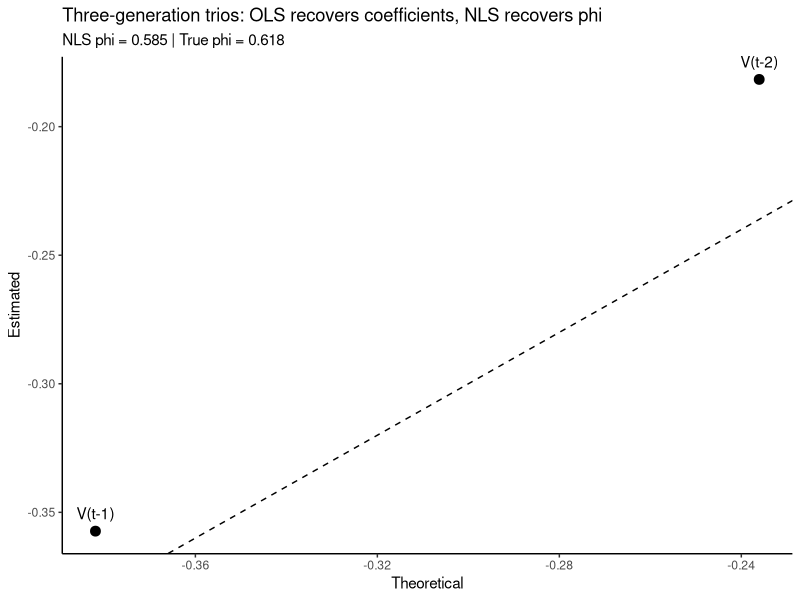
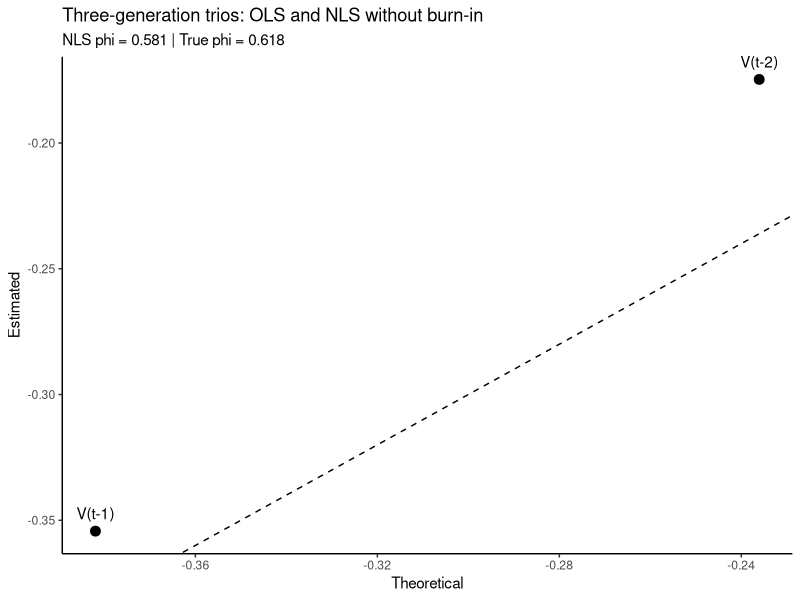

Generate these figures, in order, with R:
############################################################
## Bias-corrected simulation:
## GDL process vs 3-generation approximation
############################################################

#set.seed(123)
############################################################
## Simulation: test OLS and NLS estimation using only 
## three-generation trios from full GDL model
############################################################

set.seed(123)
library(ggplot2)

## ---------------------------
## True parameters
## ---------------------------
phi_true <- (sqrt(5) - 1) / 2
alpha <- phi_true
beta  <- phi_true

true_c1 <- -alpha * beta
true_c2 <- -alpha * beta^2

cat("Theoretical coefficients:\n")
cat("V(t-1):", round(true_c1, 3), "\n")
cat("V(t-2):", round(true_c2, 3), "\n\n")

## ---------------------------
## Simulation parameters
## ---------------------------
n_embryos <- 105
lineages_per_embryo <- 30
max_gen <- 10          # finite lineage length
burn_in <- 20          # to stabilize GDL kernel
noise_sd <- 0.2

## ---------------------------
## Function to simulate one lineage (full GDL)
## ---------------------------
simulate_lineage <- function(phi, T, burn_in, noise_sd) {
  total_T <- T + burn_in
  V <- numeric(total_T)
  V[1] <- rnorm(1)
  
  for (t in 2:total_T) {
    feedback <- sum(phi^(1:(t - 1)) * V[(t - 1):1])
    V[t] <- -phi * feedback + rnorm(1, 0, noise_sd)
  }
  
  # Return only biologically observable window
  V[(burn_in + 1):total_T]
}

## ---------------------------
## Generate pooled data (all embryos)
## ---------------------------
V_t <- numeric()
V_t1 <- numeric()
V_t2 <- numeric()

for (emb in 1:n_embryos) {
  for (lin in 1:lineages_per_embryo) {
    V <- simulate_lineage(phi_true, max_gen, burn_in, noise_sd)
    
    # Only extract 3-generation trios for regression
    for (t in 3:max_gen) {
      V_t  <- c(V_t,  V[t])
      V_t1 <- c(V_t1, V[t - 1])
      V_t2 <- c(V_t2, V[t - 2])
    }
  }
}

df <- data.frame(V_t, V_t1, V_t2)
cat("Total three-generation trios:", nrow(df), "\n\n")

## ---------------------------
## 1) OLS estimation (linear model)
## ---------------------------
fit_ols <- lm(V_t ~ V_t1 + V_t2 - 1, data = df)
summary(fit_ols)

est_ols <- coef(fit_ols)

## ---------------------------
## 2) NLS estimation (α = β = phi)
## ---------------------------
# Define residual function using only V_t, V_t1, V_t2
nls_fit <- nls(
  V_t ~ -phi^2 * V_t1 - phi^3 * V_t2,
  start = list(phi = 0.5),
  algorithm = "port",
  lower = 0,
  upper = 1,
  data = df
)

phi_est <- coef(nls_fit)["phi"]

## ---------------------------
## Compare results
## ---------------------------
comparison <- data.frame(
  Method = c("OLS V(t-1)", "OLS V(t-2)", "NLS phi"),
  Estimated = c(round(est_ols[1],3), round(est_ols[2],3), round(phi_est,3)),
  Theoretical = c(round(true_c1,3), round(true_c2,3), round(phi_true,3))
)
print(comparison)

## ---------------------------
## Optional plot: OLS vs theory
## ---------------------------
plot_df <- data.frame(
  Term = factor(c("V(t-1)", "V(t-2)")),
  Estimated = est_ols,
  Theoretical = c(true_c1, true_c2)
)

ggplot(plot_df, aes(x = Theoretical, y = Estimated, label = Term)) +
  geom_point(size = 3) +
  geom_abline(slope = 1, intercept = 0, linetype = "dashed") +
  geom_text(vjust = -1) +
  theme_classic() +
  labs(
    title = "Three-generation trios: OLS recovers coefficients, NLS recovers phi",
    subtitle = paste("NLS phi =", round(phi_est,3), "| True phi =", round(phi_true,3)),
    x = "Theoretical",
    y = "Estimated"
  )


#####################################################################################

############################################################
## Three-generation simulation WITHOUT burn-in
## Mimicking real 10-generation embryo lineages
############################################################

set.seed(123)
library(ggplot2)

## ---------------------------
## True parameters
## ---------------------------
phi_true <- (sqrt(5) - 1) / 2
alpha <- phi_true
beta  <- phi_true

true_c1 <- -alpha * beta
true_c2 <- -alpha * beta^2

cat("Theoretical coefficients:\n")
cat("V(t-1):", round(true_c1, 3), "\n")
cat("V(t-2):", round(true_c2, 3), "\n\n")

## ---------------------------
## Simulation parameters
## ---------------------------
n_embryos <- 105
lineages_per_embryo <- 30
max_gen <- 10       # real embryo lineage length
noise_sd <- 0.5     # realistic noise

## ---------------------------
## Function to simulate one lineage (full GDL)
## ---------------------------
simulate_lineage <- function(phi, T, noise_sd) {
  V <- numeric(T)
  V[1] <- rnorm(1)
  
  for (t in 2:T) {
    feedback <- sum(phi^(1:(t - 1)) * V[(t - 1):1])
    V[t] <- -phi * feedback + rnorm(1, 0, noise_sd)
  }
  
  V
}

## ---------------------------
## Generate pooled data (all embryos)
## ---------------------------
V_t <- numeric()
V_t1 <- numeric()
V_t2 <- numeric()

for (emb in 1:n_embryos) {
  for (lin in 1:lineages_per_embryo) {
    V <- simulate_lineage(phi_true, max_gen, noise_sd)
    
    # Only extract three-generation trios for regression
    for (t in 6:9) {
      V_t  <- c(V_t,  V[t])
      V_t1 <- c(V_t1, V[t - 1])
      V_t2 <- c(V_t2, V[t - 2])
    }
  }
}

df <- data.frame(V_t, V_t1, V_t2)
cat("Total three-generation trios:", nrow(df), "\n\n")

## ---------------------------
## 1) OLS estimation (linear model)
## ---------------------------
fit_ols <- lm(V_t ~ V_t1 + V_t2 - 1, data = df)
summary(fit_ols)

est_ols <- coef(fit_ols)

## ---------------------------
## 2) NLS estimation (α = β = phi)
## ---------------------------
nls_fit <- nls(
  V_t ~ -phi^2 * V_t1 - phi^3 * V_t2,
  start = list(phi = 0.618),
  algorithm = "port",
  lower = 0,
  upper = 1,
  data = df
)

phi_est <- coef(nls_fit)["phi"]

## ---------------------------
## Compare results
## ---------------------------
comparison <- data.frame(
  Method = c("OLS V(t-1)", "OLS V(t-2)", "NLS phi"),
  Estimated = c(round(est_ols[1],3), round(est_ols[2],3), round(phi_est,3)),
  Theoretical = c(round(true_c1,3), round(true_c2,3), round(phi_true,3))
)
print(comparison)

## ---------------------------
## Optional plot: OLS vs theory
## ---------------------------
plot_df <- data.frame(
  Term = factor(c("V(t-1)", "V(t-2)")),
  Estimated = est_ols,
  Theoretical = c(true_c1, true_c2)
)

ggplot(plot_df, aes(x = Theoretical, y = Estimated, label = Term)) +
  geom_point(size = 3) +
  geom_abline(slope = 1, intercept = 0, linetype = "dashed") +
  geom_text(vjust = -1) +
  theme_classic() +
  labs(
    title = "Three-generation trios: OLS and NLS without burn-in",
    subtitle = paste("NLS phi =", round(phi_est,3), "| True phi =", round(phi_true,3)),
    x = "Theoretical",
    y = "Estimated"
  )
